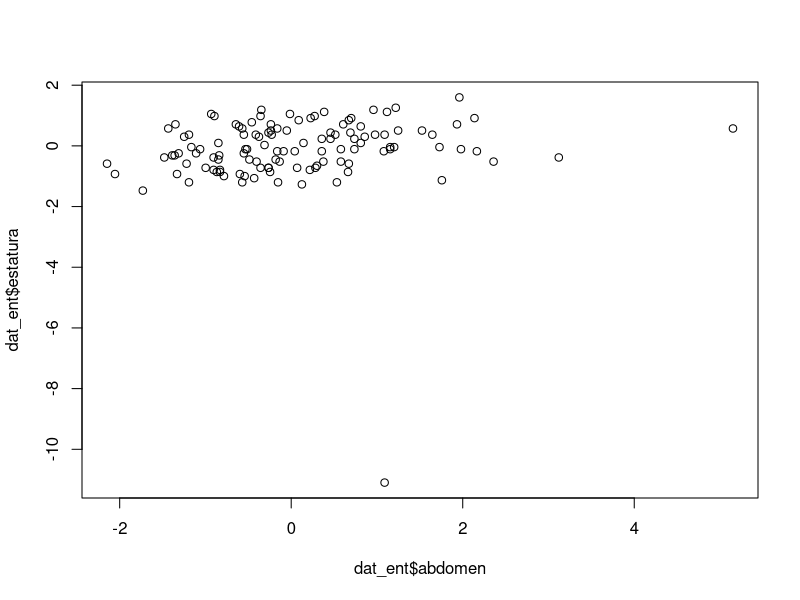
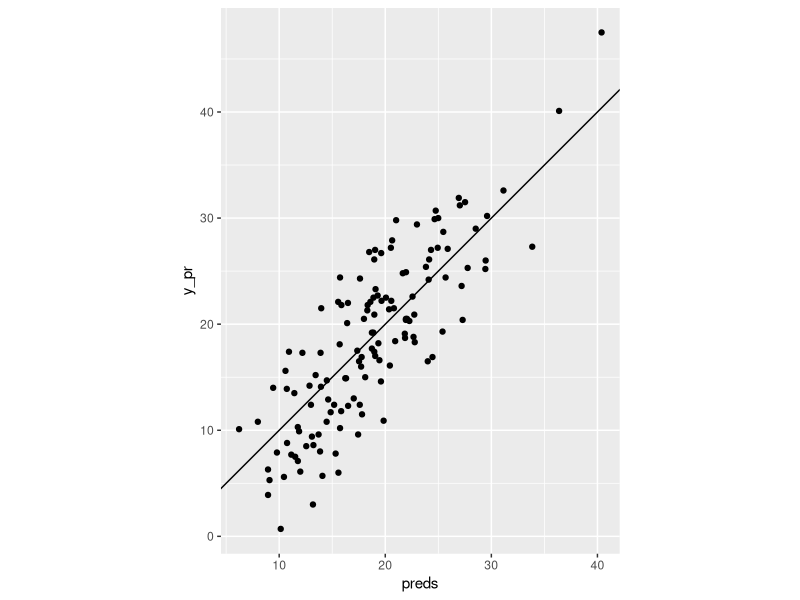

R code for these plots, in order:
## ---- chunk 1
library(tidyverse)
## ---- chunk 2
bodyfat <- read_csv('../datos/bodyfat_est.csv')
## ---- chunk 3
set.seed(92311) 
bodyfat$id <- 1:nrow(bodyfat)
bodyfat$unif <- runif(nrow(bodyfat), 0, 1)
dat_ent <- bodyfat %>% filter(unif < 0.5)
dat_pr <- bodyfat %>% filter(unif >= 0.5)
dim(dat_ent)
dim(dat_pr)
## ---- chunk 4
plot(dat_ent$abdomen, dat_ent$estatura)
## ---- chunk 5
dat_ent <- filter(dat_ent, estatura > -10)
## ---- chunk 6
error_calc <- function(x, y){
  # x es un data.frame o matrix con entradas
  # y es la respuesta
  error_fun <- function(beta){
    # esta funcion debe devolver rss
    y_hat <- as.matrix(cbind(1,x)) %*% beta
    # residual
    e <- y - y_hat
    error <- 0.5*mean(e^2)
    error
  }
  error_fun
}


grad_calc <- function(x, y){
  # devuelve una función que calcula el gradiente para 
  # parámetros beta   
  # x es un data.frame o matrix con entradas
  # y es la respuesta
  grad_fun <- function(beta){
      # para este cálculo, ver notas
      f_beta <- as.matrix(cbind(1, x)) %*% beta
      e <- y - f_beta
      gradiente <- - apply(t(cbind(1,x)) %*% e, 1, mean) 
      names(gradiente)[1] <- 'Intercept'
      gradiente
    }
   grad_fun
}


descenso <- function(n, z_0, eta, h_grad){
  # esta función calcula n iteraciones de descenso en gradiente 
  z <- matrix(0,n, length(z_0))
  z[1, ] <- z_0
  for(i in 1:(n-1)){
    z[i+1,] <- z[i,] - eta * h_grad(z[i,])
  }
  z
}
## ---- chunk 7
x_ent <- dat_ent %>% select(estatura, abdomen, muñeca, rodilla)
x_pr <- dat_pr %>% select(estatura, abdomen, muñeca, rodilla)
y_ent <- dat_ent$grasacorp
y_pr <- dat_pr$grasacorp
## ---- chunk 8
gradiente <- grad_calc(x_ent, y_ent)
error <- error_calc(x_ent , y_ent)
## ---- chunk 9
n <- 30 ### rellena aquí un valor apropiado
eta <- 0.004 ## rellena aquí un valor apropiado
salida <- descenso(n, c(0,0,0,0,0), eta, gradiente)
salida %>% tail
## ---- chunk 10
## Aquí tu código
tail(apply(salida, 1, error))
## ---- chunk 11
mod_1 <- lm(grasacorp ~  estatura +  abdomen + muñeca + rodilla, data = dat_ent)
beta <- coef(mod_1)
beta
## ---- chunk 12
calcular_preds <- function(x, beta){
  as.matrix(cbind(1, x)) %*% beta
}
beta <- beta
preds <- calcular_preds(x_pr, beta)
# grafica predicciones vs observados
qplot(x = preds, y = y_pr) + geom_abline(intercept = 0, slope = 1) + coord_equal() 

error_entrena <- mean((y_ent - fitted(mod_1))^2)
error_prueba <- mean((y_pr - preds)^2)
error_entrena
error_prueba
sqrt(error_entrena)
sqrt(error_prueba)
## ---- chunk 13
mean(abs(y_pr - preds))
## ---- chunk 14
mean(abs(fitted(mod_1) - y_ent))
